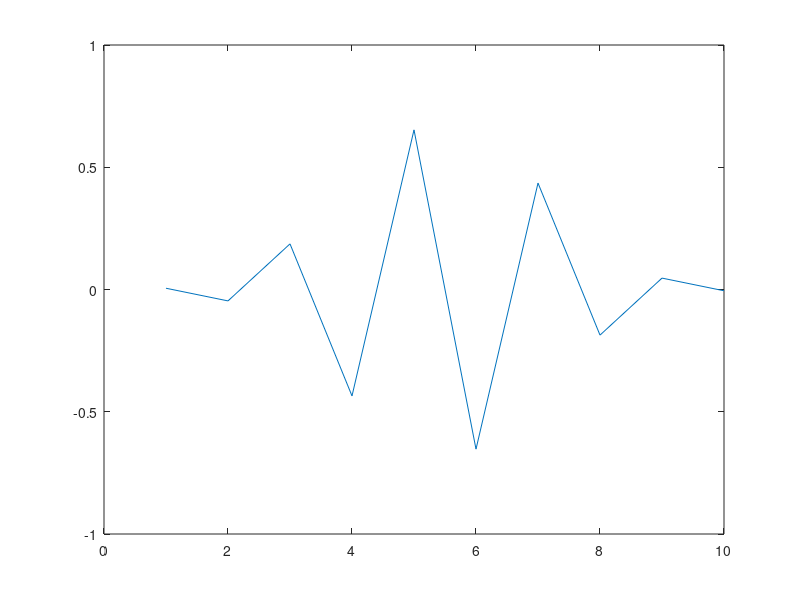
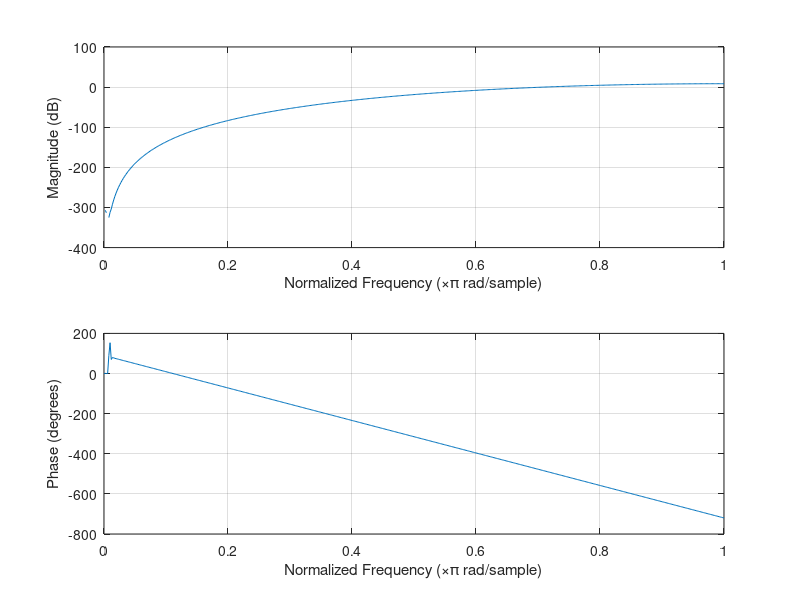

Write MATLAB code to recreate these figures, in order.
%*------------ examen ----------*
clear all;
close all;
% % % %%%%*------------------ problema 6---------------***
   fc = 200; Fs=2*fc ;
 T=1; n = 9;
 wc=2*pi*(fc/Fs) ; %Frecuencia de corte Digital 
 w_cA = (2/T)*tan(wc/2);
 
 
 [b,a]= butter(n,fc/Fs,'high');
 c=[b,a];
 figure(4)
 plot(b);
 figure(5);
 freqz(b);
 